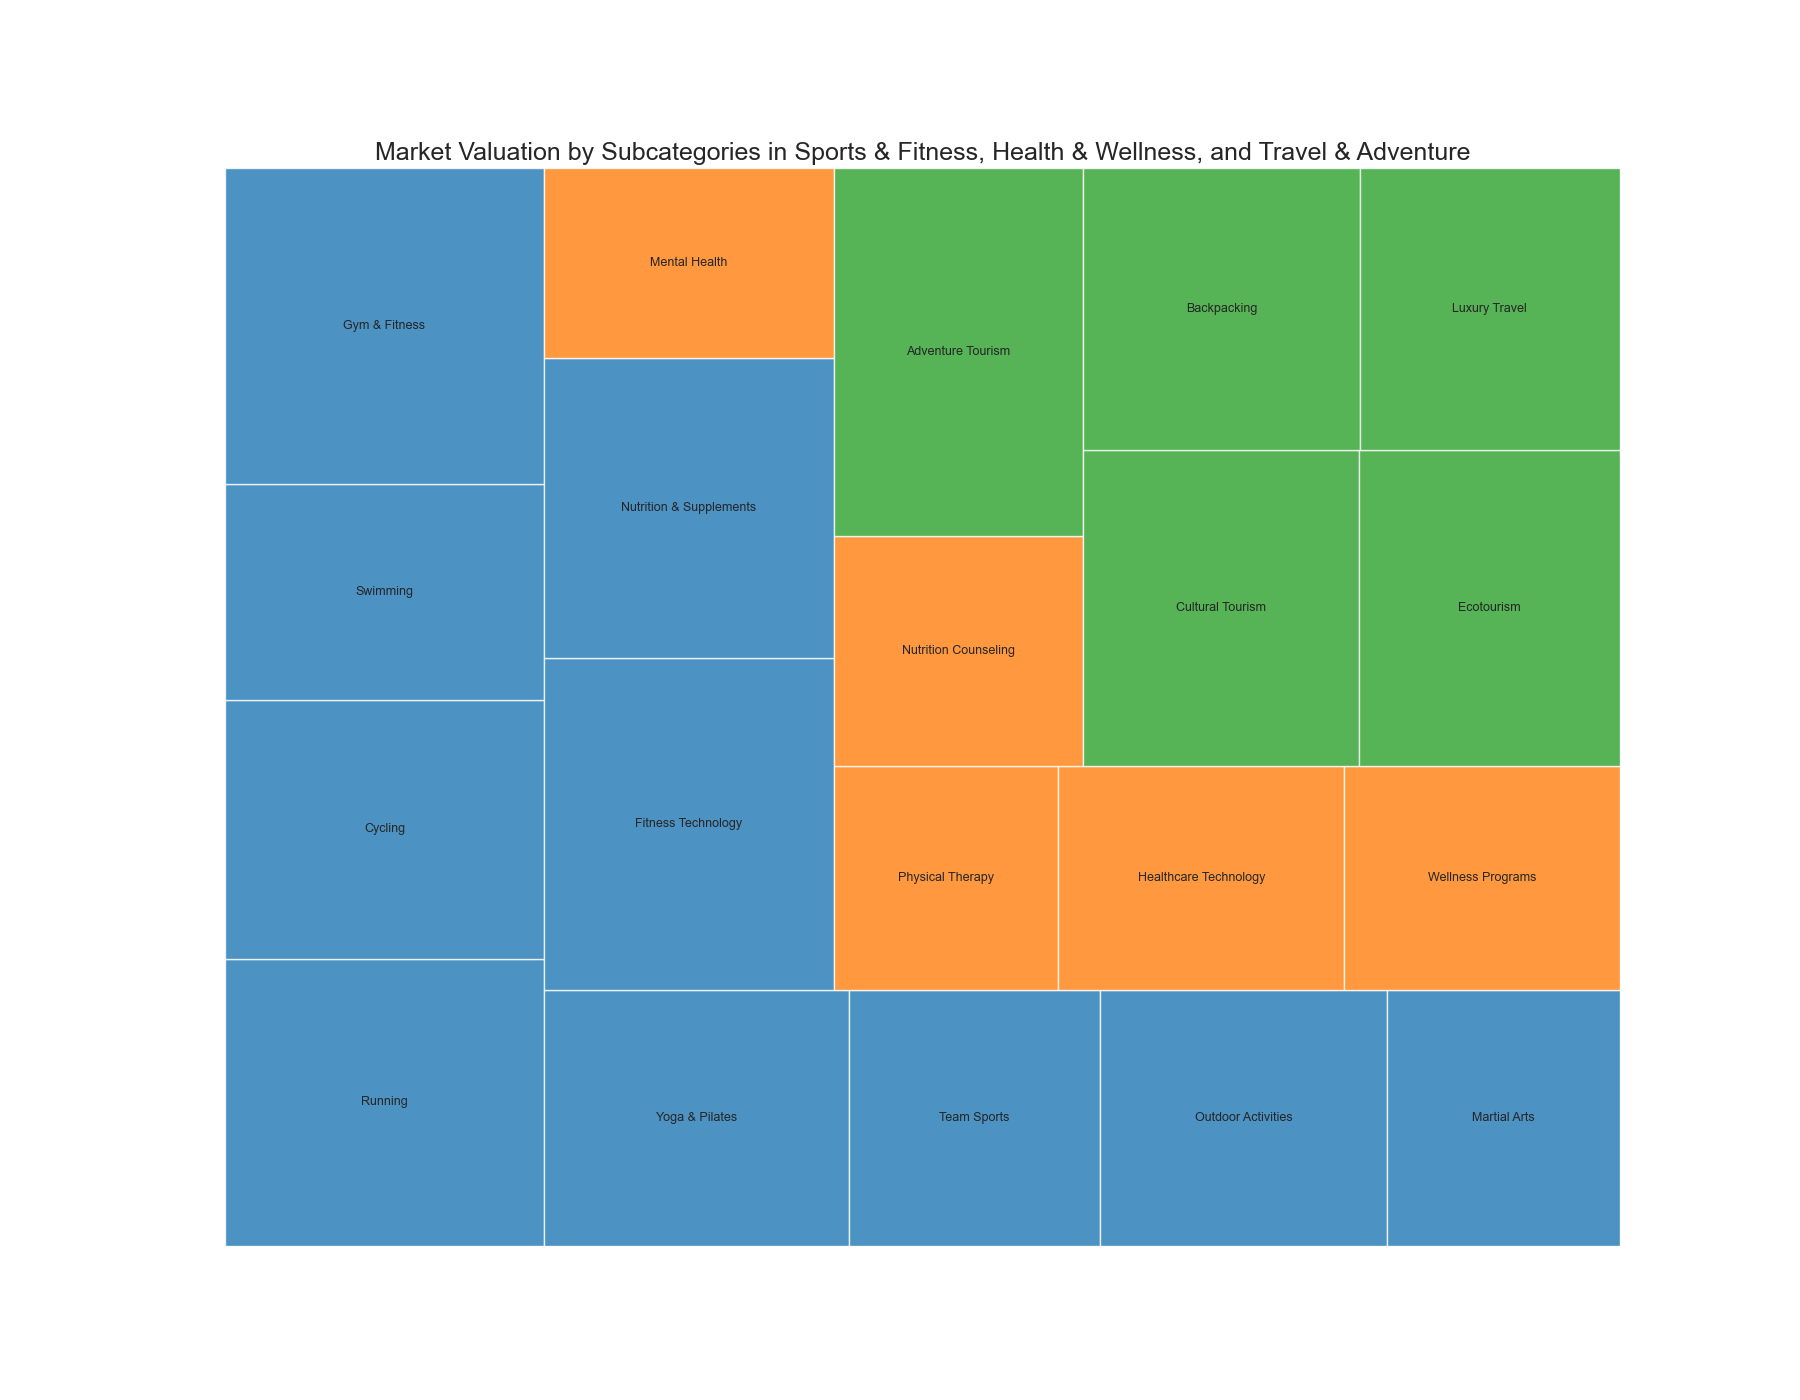

The Python source for this figure:

import matplotlib.pyplot as plt
import pandas as pd
import squarify

data = {
    "Category": ["Sports & Fitness", "Sports & Fitness", "Sports & Fitness", "Sports & Fitness", "Sports & Fitness", 
                 "Sports & Fitness", "Sports & Fitness", "Sports & Fitness", "Sports & Fitness", "Sports & Fitness",
                 "Health & Wellness", "Health & Wellness", "Health & Wellness", "Health & Wellness", "Health & Wellness",
                 "Travel & Adventure", "Travel & Adventure", "Travel & Adventure", "Travel & Adventure", "Travel & Adventure"],
    "Subcategory": ["Running", "Cycling", "Swimming", "Gym & Fitness", "Yoga & Pilates",
                    "Team Sports", "Outdoor Activities", "Martial Arts", "Fitness Technology", "Nutrition & Supplements",
                    "Mental Health", "Physical Therapy", "Healthcare Technology", "Wellness Programs", "Nutrition Counseling",
                    "Adventure Tourism", "Cultural Tourism", "Ecotourism", "Backpacking", "Luxury Travel"],
    "Value": [200000, 180000, 150000, 220000, 170000,
              140000, 160000, 130000, 210000, 190000,
              120000, 110000, 140000, 135000, 125000,
              200000, 190000, 180000, 170000, 160000]
}

df = pd.DataFrame(data)

color_mapper = {
    'Sports & Fitness': '#1f77b4',
    'Health & Wellness': '#ff7f0e',
    'Travel & Adventure': '#2ca02c'
}

colors = [color_mapper[category] for category in df['Category']]

fig, ax = plt.subplots(1, figsize=(18, 14))

squarify.plot(sizes=df['Value'], label=df['Subcategory'], color=colors, alpha=0.8, text_kwargs={'fontsize':9})

plt.title('Market Valuation by Subcategories in Sports & Fitness, Health & Wellness, and Travel & Adventure', fontsize=18)
plt.axis('off')
plt.show()
